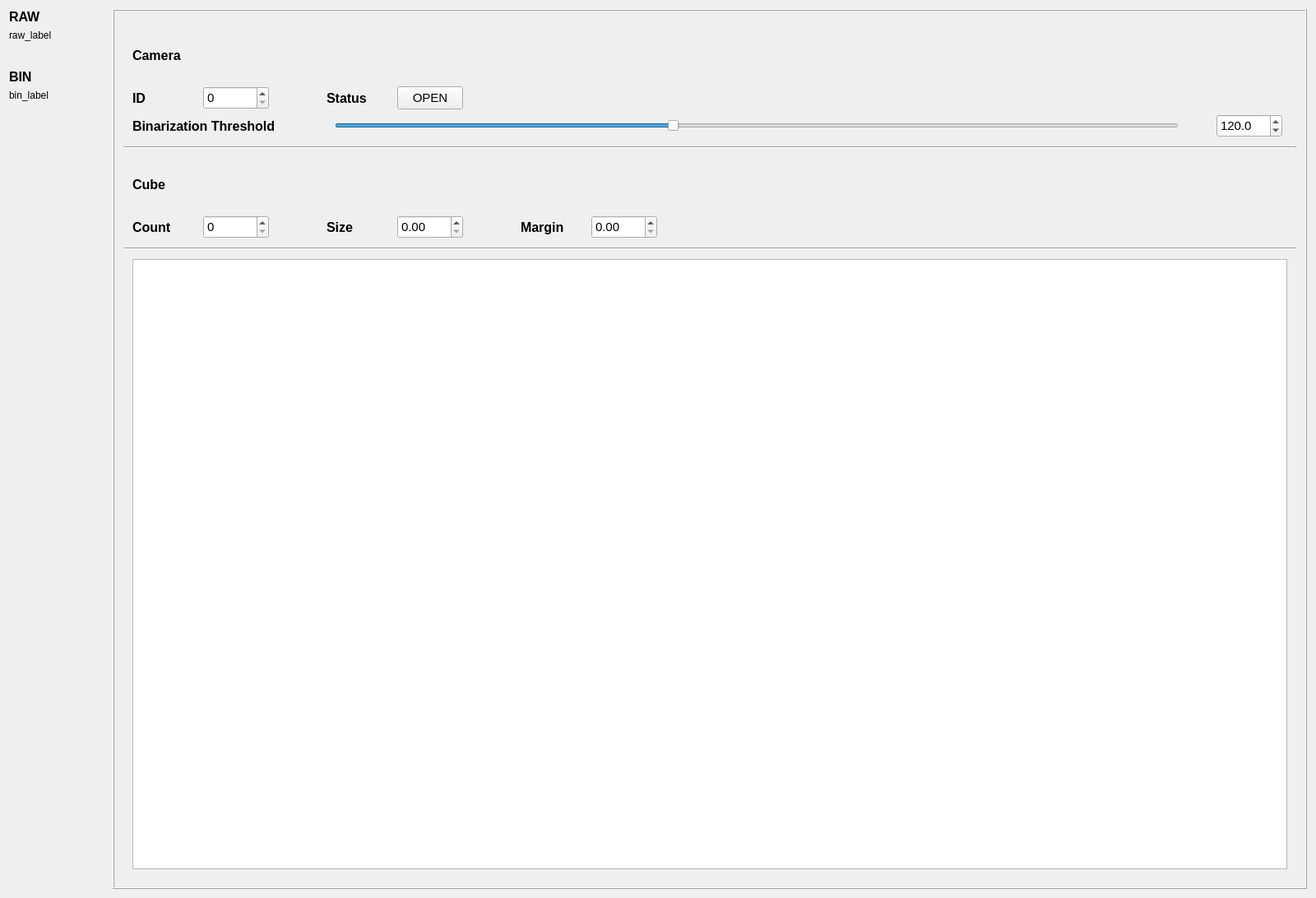
<?xml version="1.0" encoding="UTF-8"?>
<ui version="4.0">
 <class>guiClass</class>
 <widget class="QMainWindow" name="guiClass">
  <property name="geometry">
   <rect>
    <x>0</x>
    <y>0</y>
    <width>1600</width>
    <height>1092</height>
   </rect>
  </property>
  <property name="windowTitle">
   <string>gui</string>
  </property>
  <widget class="QWidget" name="centralWidget">
   <layout class="QHBoxLayout" name="horizontalLayout_2">
    <item>
     <layout class="QVBoxLayout" name="verticalLayout">
      <item>
       <layout class="QVBoxLayout" name="verticalLayout_4">
        <item>
         <widget class="QLabel" name="label_4">
          <property name="sizePolicy">
           <sizepolicy hsizetype="Preferred" vsizetype="Fixed">
            <horstretch>0</horstretch>
            <verstretch>0</verstretch>
           </sizepolicy>
          </property>
          <property name="maximumSize">
           <size>
            <width>16777215</width>
            <height>28</height>
           </size>
          </property>
          <property name="font">
           <font>
            <pointsize>12</pointsize>
            <weight>75</weight>
            <bold>true</bold>
           </font>
          </property>
          <property name="layoutDirection">
           <enum>Qt::LeftToRight</enum>
          </property>
          <property name="text">
           <string>RAW</string>
          </property>
          <property name="alignment">
           <set>Qt::AlignBottom|Qt::AlignLeading|Qt::AlignLeft</set>
          </property>
         </widget>
        </item>
        <item>
         <widget class="QLabel" name="raw_label">
          <property name="text">
           <string>raw_label</string>
          </property>
         </widget>
        </item>
       </layout>
      </item>
      <item>
       <spacer name="verticalSpacer">
        <property name="orientation">
         <enum>Qt::Vertical</enum>
        </property>
        <property name="sizeType">
         <enum>QSizePolicy::Fixed</enum>
        </property>
        <property name="sizeHint" stdset="0">
         <size>
          <width>120</width>
          <height>28</height>
         </size>
        </property>
       </spacer>
      </item>
      <item>
       <layout class="QVBoxLayout" name="verticalLayout_3">
        <item>
         <widget class="QLabel" name="label_5">
          <property name="maximumSize">
           <size>
            <width>16777215</width>
            <height>28</height>
           </size>
          </property>
          <property name="font">
           <font>
            <pointsize>12</pointsize>
            <weight>75</weight>
            <bold>true</bold>
           </font>
          </property>
          <property name="text">
           <string>BIN</string>
          </property>
          <property name="alignment">
           <set>Qt::AlignBottom|Qt::AlignLeading|Qt::AlignLeft</set>
          </property>
         </widget>
        </item>
        <item>
         <widget class="QLabel" name="bin_label">
          <property name="text">
           <string>bin_label</string>
          </property>
         </widget>
        </item>
       </layout>
      </item>
      <item>
       <spacer name="verticalSpacer_2">
        <property name="orientation">
         <enum>Qt::Vertical</enum>
        </property>
        <property name="sizeHint" stdset="0">
         <size>
          <width>20</width>
          <height>40</height>
         </size>
        </property>
       </spacer>
      </item>
     </layout>
    </item>
    <item>
     <layout class="QVBoxLayout" name="verticalLayout_2">
      <item>
       <widget class="QFrame" name="frame">
        <property name="minimumSize">
         <size>
          <width>0</width>
          <height>100</height>
         </size>
        </property>
        <property name="frameShape">
         <enum>QFrame::Box</enum>
        </property>
        <property name="frameShadow">
         <enum>QFrame::Raised</enum>
        </property>
        <layout class="QVBoxLayout" name="verticalLayout_6">
         <item>
          <layout class="QVBoxLayout" name="verticalLayout_5">
           <property name="spacing">
            <number>0</number>
           </property>
           <item>
            <widget class="QWidget" name="widget_2" native="true">
             <property name="minimumSize">
              <size>
               <width>0</width>
               <height>0</height>
              </size>
             </property>
             <property name="maximumSize">
              <size>
               <width>16777215</width>
               <height>16777215</height>
              </size>
             </property>
             <layout class="QGridLayout" name="gridLayout_3" columnstretch="16,0,0,0">
              <item row="6" column="0">
               <layout class="QHBoxLayout" name="horizontalLayout_6">
                <item>
                 <widget class="QLabel" name="label_3">
                  <property name="minimumSize">
                   <size>
                    <width>240</width>
                    <height>28</height>
                   </size>
                  </property>
                  <property name="maximumSize">
                   <size>
                    <width>240</width>
                    <height>28</height>
                   </size>
                  </property>
                  <property name="font">
                   <font>
                    <pointsize>12</pointsize>
                    <weight>75</weight>
                    <bold>true</bold>
                   </font>
                  </property>
                  <property name="text">
                   <string>Binarization Threshold</string>
                  </property>
                  <property name="alignment">
                   <set>Qt::AlignLeading|Qt::AlignLeft|Qt::AlignVCenter</set>
                  </property>
                 </widget>
                </item>
                <item>
                 <widget class="QSlider" name="threshold_slider">
                  <property name="minimumSize">
                   <size>
                    <width>0</width>
                    <height>28</height>
                   </size>
                  </property>
                  <property name="maximumSize">
                   <size>
                    <width>16777215</width>
                    <height>16777215</height>
                   </size>
                  </property>
                  <property name="maximum">
                   <number>300</number>
                  </property>
                  <property name="value">
                   <number>120</number>
                  </property>
                  <property name="orientation">
                   <enum>Qt::Horizontal</enum>
                  </property>
                 </widget>
                </item>
                <item>
                 <spacer name="horizontalSpacer_5">
                  <property name="orientation">
                   <enum>Qt::Horizontal</enum>
                  </property>
                  <property name="sizeType">
                   <enum>QSizePolicy::Fixed</enum>
                  </property>
                  <property name="sizeHint" stdset="0">
                   <size>
                    <width>40</width>
                    <height>20</height>
                   </size>
                  </property>
                 </spacer>
                </item>
                <item>
                 <widget class="QDoubleSpinBox" name="threshold_box">
                  <property name="minimumSize">
                   <size>
                    <width>80</width>
                    <height>28</height>
                   </size>
                  </property>
                  <property name="font">
                   <font>
                    <pointsize>11</pointsize>
                   </font>
                  </property>
                  <property name="decimals">
                   <number>1</number>
                  </property>
                  <property name="maximum">
                   <double>300.000000000000000</double>
                  </property>
                  <property name="value">
                   <double>120.000000000000000</double>
                  </property>
                 </widget>
                </item>
               </layout>
              </item>
              <item row="2" column="0" colspan="2">
               <widget class="QLabel" name="label">
                <property name="minimumSize">
                 <size>
                  <width>0</width>
                  <height>64</height>
                 </size>
                </property>
                <property name="maximumSize">
                 <size>
                  <width>16777215</width>
                  <height>64</height>
                 </size>
                </property>
                <property name="font">
                 <font>
                  <pointsize>12</pointsize>
                  <weight>75</weight>
                  <bold>true</bold>
                 </font>
                </property>
                <property name="frameShape">
                 <enum>QFrame::NoFrame</enum>
                </property>
                <property name="text">
                 <string>Camera</string>
                </property>
                <property name="alignment">
                 <set>Qt::AlignLeading|Qt::AlignLeft|Qt::AlignVCenter</set>
                </property>
               </widget>
              </item>
              <item row="3" column="0">
               <layout class="QHBoxLayout" name="horizontalLayout_4">
                <item>
                 <widget class="QLabel" name="label_9">
                  <property name="minimumSize">
                   <size>
                    <width>80</width>
                    <height>28</height>
                   </size>
                  </property>
                  <property name="maximumSize">
                   <size>
                    <width>80</width>
                    <height>28</height>
                   </size>
                  </property>
                  <property name="font">
                   <font>
                    <pointsize>12</pointsize>
                    <weight>75</weight>
                    <bold>true</bold>
                   </font>
                  </property>
                  <property name="text">
                   <string>ID</string>
                  </property>
                 </widget>
                </item>
                <item>
                 <widget class="QSpinBox" name="camera_id_box">
                  <property name="minimumSize">
                   <size>
                    <width>80</width>
                    <height>28</height>
                   </size>
                  </property>
                  <property name="maximumSize">
                   <size>
                    <width>80</width>
                    <height>28</height>
                   </size>
                  </property>
                  <property name="font">
                   <font>
                    <pointsize>11</pointsize>
                   </font>
                  </property>
                 </widget>
                </item>
                <item>
                 <spacer name="horizontalSpacer_4">
                  <property name="orientation">
                   <enum>Qt::Horizontal</enum>
                  </property>
                  <property name="sizeType">
                   <enum>QSizePolicy::Fixed</enum>
                  </property>
                  <property name="sizeHint" stdset="0">
                   <size>
                    <width>64</width>
                    <height>20</height>
                   </size>
                  </property>
                 </spacer>
                </item>
                <item>
                 <widget class="QLabel" name="label_10">
                  <property name="minimumSize">
                   <size>
                    <width>80</width>
                    <height>0</height>
                   </size>
                  </property>
                  <property name="maximumSize">
                   <size>
                    <width>80</width>
                    <height>120</height>
                   </size>
                  </property>
                  <property name="font">
                   <font>
                    <pointsize>12</pointsize>
                    <weight>75</weight>
                    <bold>true</bold>
                   </font>
                  </property>
                  <property name="text">
                   <string>Status</string>
                  </property>
                 </widget>
                </item>
                <item>
                 <widget class="QPushButton" name="camera_button">
                  <property name="minimumSize">
                   <size>
                    <width>80</width>
                    <height>28</height>
                   </size>
                  </property>
                  <property name="maximumSize">
                   <size>
                    <width>80</width>
                    <height>28</height>
                   </size>
                  </property>
                  <property name="font">
                   <font>
                    <pointsize>11</pointsize>
                   </font>
                  </property>
                  <property name="text">
                   <string>OPEN</string>
                  </property>
                 </widget>
                </item>
                <item>
                 <spacer name="horizontalSpacer_3">
                  <property name="orientation">
                   <enum>Qt::Horizontal</enum>
                  </property>
                  <property name="sizeHint" stdset="0">
                   <size>
                    <width>40</width>
                    <height>20</height>
                   </size>
                  </property>
                 </spacer>
                </item>
               </layout>
              </item>
             </layout>
            </widget>
           </item>
           <item>
            <widget class="Line" name="line">
             <property name="frameShadow">
              <enum>QFrame::Sunken</enum>
             </property>
             <property name="orientation">
              <enum>Qt::Horizontal</enum>
             </property>
            </widget>
           </item>
           <item>
            <widget class="QWidget" name="widget_3" native="true">
             <property name="minimumSize">
              <size>
               <width>0</width>
               <height>0</height>
              </size>
             </property>
             <property name="maximumSize">
              <size>
               <width>16777215</width>
               <height>16777215</height>
              </size>
             </property>
             <layout class="QGridLayout" name="gridLayout_4">
              <item row="1" column="0">
               <widget class="QLabel" name="label_2">
                <property name="minimumSize">
                 <size>
                  <width>80</width>
                  <height>0</height>
                 </size>
                </property>
                <property name="font">
                 <font>
                  <pointsize>12</pointsize>
                  <weight>75</weight>
                  <bold>true</bold>
                 </font>
                </property>
                <property name="text">
                 <string>Count</string>
                </property>
               </widget>
              </item>
              <item row="0" column="0">
               <widget class="QLabel" name="label_8">
                <property name="minimumSize">
                 <size>
                  <width>0</width>
                  <height>64</height>
                 </size>
                </property>
                <property name="maximumSize">
                 <size>
                  <width>16777215</width>
                  <height>64</height>
                 </size>
                </property>
                <property name="font">
                 <font>
                  <pointsize>12</pointsize>
                  <weight>75</weight>
                  <bold>true</bold>
                 </font>
                </property>
                <property name="text">
                 <string>Cube</string>
                </property>
               </widget>
              </item>
              <item row="1" column="7">
               <widget class="QDoubleSpinBox" name="doubleSpinBox_2">
                <property name="minimumSize">
                 <size>
                  <width>80</width>
                  <height>28</height>
                 </size>
                </property>
                <property name="font">
                 <font>
                  <pointsize>11</pointsize>
                 </font>
                </property>
               </widget>
              </item>
              <item row="1" column="6">
               <widget class="QLabel" name="label_7">
                <property name="minimumSize">
                 <size>
                  <width>80</width>
                  <height>0</height>
                 </size>
                </property>
                <property name="font">
                 <font>
                  <pointsize>12</pointsize>
                  <weight>75</weight>
                  <bold>true</bold>
                 </font>
                </property>
                <property name="text">
                 <string>Margin</string>
                </property>
               </widget>
              </item>
              <item row="1" column="1">
               <widget class="QSpinBox" name="spinBox">
                <property name="minimumSize">
                 <size>
                  <width>80</width>
                  <height>28</height>
                 </size>
                </property>
                <property name="maximumSize">
                 <size>
                  <width>80</width>
                  <height>28</height>
                 </size>
                </property>
                <property name="font">
                 <font>
                  <pointsize>11</pointsize>
                 </font>
                </property>
               </widget>
              </item>
              <item row="1" column="5">
               <spacer name="horizontalSpacer_2">
                <property name="orientation">
                 <enum>Qt::Horizontal</enum>
                </property>
                <property name="sizeType">
                 <enum>QSizePolicy::Fixed</enum>
                </property>
                <property name="sizeHint" stdset="0">
                 <size>
                  <width>64</width>
                  <height>20</height>
                 </size>
                </property>
               </spacer>
              </item>
              <item row="1" column="2">
               <spacer name="horizontalSpacer">
                <property name="orientation">
                 <enum>Qt::Horizontal</enum>
                </property>
                <property name="sizeType">
                 <enum>QSizePolicy::Fixed</enum>
                </property>
                <property name="sizeHint" stdset="0">
                 <size>
                  <width>64</width>
                  <height>20</height>
                 </size>
                </property>
               </spacer>
              </item>
              <item row="1" column="4">
               <widget class="QDoubleSpinBox" name="doubleSpinBox">
                <property name="minimumSize">
                 <size>
                  <width>80</width>
                  <height>28</height>
                 </size>
                </property>
                <property name="maximumSize">
                 <size>
                  <width>80</width>
                  <height>28</height>
                 </size>
                </property>
                <property name="font">
                 <font>
                  <pointsize>11</pointsize>
                 </font>
                </property>
               </widget>
              </item>
              <item row="1" column="3">
               <widget class="QLabel" name="label_6">
                <property name="minimumSize">
                 <size>
                  <width>80</width>
                  <height>0</height>
                 </size>
                </property>
                <property name="font">
                 <font>
                  <pointsize>12</pointsize>
                  <weight>75</weight>
                  <bold>true</bold>
                 </font>
                </property>
                <property name="text">
                 <string>Size</string>
                </property>
               </widget>
              </item>
              <item row="1" column="8">
               <spacer name="horizontalSpacer_6">
                <property name="orientation">
                 <enum>Qt::Horizontal</enum>
                </property>
                <property name="sizeHint" stdset="0">
                 <size>
                  <width>40</width>
                  <height>20</height>
                 </size>
                </property>
               </spacer>
              </item>
             </layout>
            </widget>
           </item>
           <item>
            <widget class="Line" name="line_2">
             <property name="orientation">
              <enum>Qt::Horizontal</enum>
             </property>
            </widget>
           </item>
           <item>
            <widget class="QWidget" name="widget_4" native="true">
             <property name="minimumSize">
              <size>
               <width>0</width>
               <height>120</height>
              </size>
             </property>
             <layout class="QGridLayout" name="gridLayout_6">
              <item row="0" column="0">
               <widget class="QTextBrowser" name="textBrowser"/>
              </item>
             </layout>
            </widget>
           </item>
          </layout>
         </item>
        </layout>
       </widget>
      </item>
     </layout>
    </item>
   </layout>
  </widget>
 </widget>
 <layoutdefault spacing="6" margin="11"/>
 <resources>
  <include location="gui.qrc"/>
 </resources>
 <connections/>
</ui>
